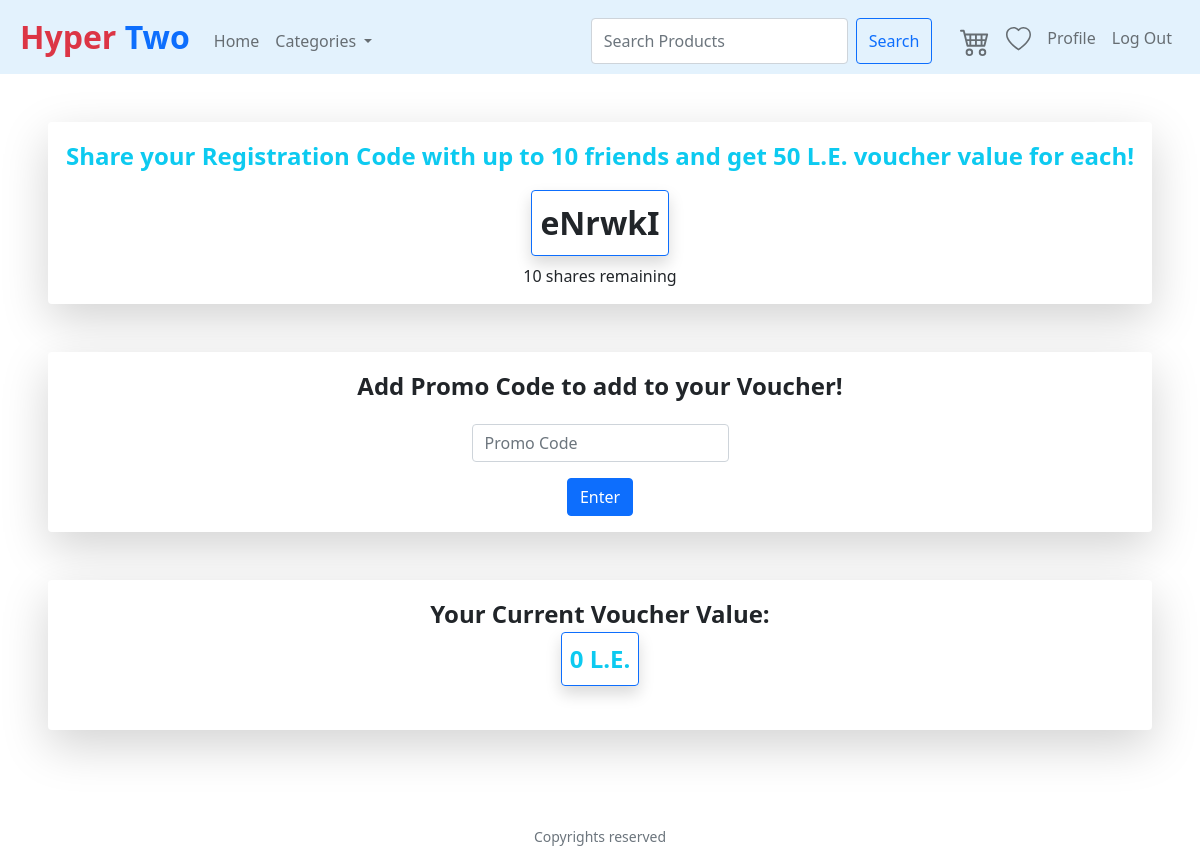
/PromoCode (signed in), run on the app's committed database.
### tables this page shows
CREATE TABLE Customer (CustomerID INTEGER PRIMARY KEY AUTOINCREMENT UNIQUE NOT NULL, Username VARCHAR (300) NOT NULL UNIQUE, Password VARCHAR (300) NOT NULL, FirstName VARCHAR (300) NOT NULL, LastName VARCHAR (300) NOT NULL, Address VARCHAR (500), PhoneNumber VARCHAR (20), RegisterationCode VARCHAR (30) UNIQUE, CodeShares INT, PromoCode VARCHAR (300), VoucherValue INT);

### application.py (the view)
@app.route("/PromoCode", methods=["GET", "POST"])
@login_required
def PromoCode():
    categories=GetCategories()
    rows = db.execute("SELECT * FROM Customer WHERE CustomerID = :id",
                         id=session["user_id"])
    if request.method == "POST":
        if not request.form.get("code"): #Check it's not empty
             return apology("Please enter Promo Code")
        if rows[0]["PromoCode"] is not None:
            return apology("You have entered a Promo Code before")
        promo = request.form.get("code")
        if rows[0]["RegisterationCode"] == promo :
            return apology("Promo Code isn't valid")
        query = db.execute("SELECT * FROM Customer WHERE RegisterationCode= :code", code=promo)
        if len(query) != 1:
            return apology("Promo Code isn't valid")
        shares=query[0]["CodeShares"]
        if shares == 0:
            return apology("Promo Code isn't valid")
        query = db.execute("UPDATE Customer SET CodeShares=CodeShares-1, VoucherValue = VoucherValue + 50 WHERE RegisterationCode= :code",code=promo)
        query = db.execute("UPDATE Customer SET PromoCode= :code, VoucherValue = VoucherValue + 100 WHERE CustomerID= :id",code=promo, id=session["user_id"])
        return redirect("/PromoCode")
    else:
        return render_template("PromoCode.html", categories=categories, row=rows[0])

### application.py (called while the page is built)
@app.after_request
def after_request(response):
    response.headers["Cache-Control"] = "no-cache, no-store, must-revalidate"
    response.headers["Expires"] = 0
    response.headers["Pragma"] = "no-cache"
    return response

def GetCategories():
    categories=db.execute("Select * from Categories order by CategoryName")
    return categories

### helpers.py (called while the page is built)
def login_required(f):
    @wraps(f)
    def decorated_function(*args, **kwargs):
        if session.get("user_id") is None:
            return redirect("/login")
        return f(*args, **kwargs)
    return decorated_function

### templates/PromoCode.html (shortened to what this page needs)
{% extends "layout.html" %}
{% block main %}
<div class="shadow-lg p-3 mb-5 bg-white rounded">
    <p style="font-size:x-large; font-weight: bold;" class="text-info">Share your Registration Code with up to 10 friends and get 50 L.E. voucher value for each!</p>
    <div class="border border-primary shadow p-2 mb-2 bg-white rounded" style="width:fit-content; margin:auto; padding-top:10px; padding-bottom:10px;font-size:xx-large; font-weight: bolder;"> {{row.RegisterationCode}} </div>
    <div> {{row.CodeShares}} shares remaining</div>
</div>
<div class="shadow-lg p-3 mb-5 bg-white rounded">
    <div style="font-size:x-large; font-weight: bold; padding-bottom: 20px;">
        Add Promo Code to add to your Voucher!
    </div>
    <form action="/PromoCode" method="post">
        <div class="mb-3">
            <input autocomplete="off" autofocus class="form-control" name="code" placeholder="Promo Code" type="text">
        </div>
        <button class="btn btn-primary" type="submit">Enter</button>
    </form>
</div>
<div class="shadow-lg p-3 mb-5 bg-white rounded">
    <div style="font-size:x-large; font-weight: bold; padding-bottom: 20px;">
        Your Current Voucher Value: <p class="border border-primary text-info shadow p-2 mb-2 rounded " style="width:fit-content; margin:auto; padding-top:10px; padding-bottom:10px;""> {{row.VoucherValue}} L.E. </p>
    </div>
</div>
{% endblock %}

### static/styles.css (style rules this page uses)
body { perspective: 1000px; transform-style: preserve-3d; }
main .form-control { display: inline-block; width: auto; }
main button { background-color: #537fbe; text-align: left; }

### data on the page
Customer: RegisterationCode "eNrwkI", CodeShares "10", VoucherValue "0"
